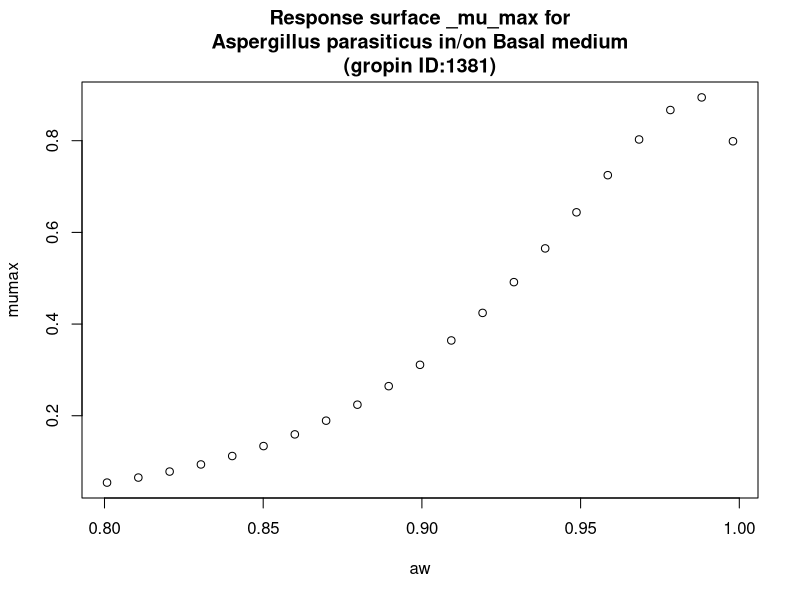

This figure's R source:
#############################
# start of Parameter script
#############################
aw <- seq(0.8008,0.998001998001998,length.out=21)
#############################
# end of Parameter script
#############################
############################# 
# start of Model script Gropin ID 1381 
#############################
 
# constant coefficients for this model
 
variables <- data.frame(aw)
argumentsPar <- unique.data.frame(expand.grid(variables))
 
# heart of the model
response_surface <- function(aw) {
   mumax <-exp(-0.4256+5.615*sqrt(1-aw)-25.08*(sqrt(1-aw))^2)

	return(mumax=mumax)
} 

# output parameters
responseSurface <- cbind(argumentsPar,response_surface(argumentsPar['aw']))
colnames(responseSurface) <- c(colnames(argumentsPar),'mumax')
#############################
# End of Model script
#############################
############################# 
# start of Visualisation script Gropin ID 1381 
#############################
titleText <-'Response surface _mu_max for
Aspergillus parasiticus in/on Basal medium
(gropin ID:1381)'
plot(aw,responseSurface$'mumax',xlab='aw',
                          ylab='mumax',main=titleText)
#############################
# End of Visualisation script
#############################
